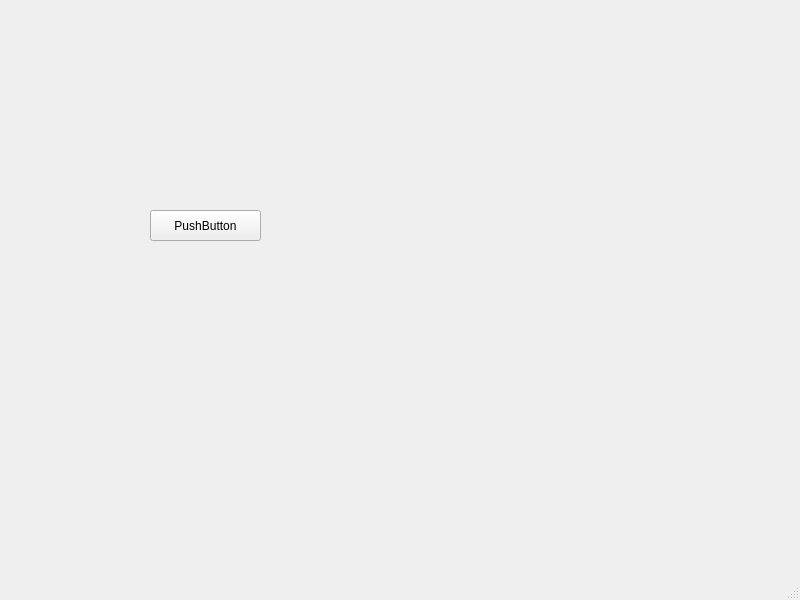
<?xml version="1.0" encoding="UTF-8"?>
<ui version="4.0">
 <class>MainWindow</class>
 <widget class="QMainWindow" name="MainWindow">
  <property name="geometry">
   <rect>
    <x>0</x>
    <y>0</y>
    <width>800</width>
    <height>600</height>
   </rect>
  </property>
  <property name="windowTitle">
   <string>MainWindow</string>
  </property>
  <widget class="QWidget" name="centralwidget">
   <widget class="QPushButton" name="pushButton">
    <property name="geometry">
     <rect>
      <x>150</x>
      <y>210</y>
      <width>111</width>
      <height>31</height>
     </rect>
    </property>
    <property name="text">
     <string>PushButton</string>
    </property>
   </widget>
  </widget>
  <widget class="QMenuBar" name="menubar">
   <property name="geometry">
    <rect>
     <x>0</x>
     <y>0</y>
     <width>800</width>
     <height>21</height>
    </rect>
   </property>
  </widget>
  <widget class="QStatusBar" name="statusbar"/>
 </widget>
 <resources/>
 <connections/>
</ui>
